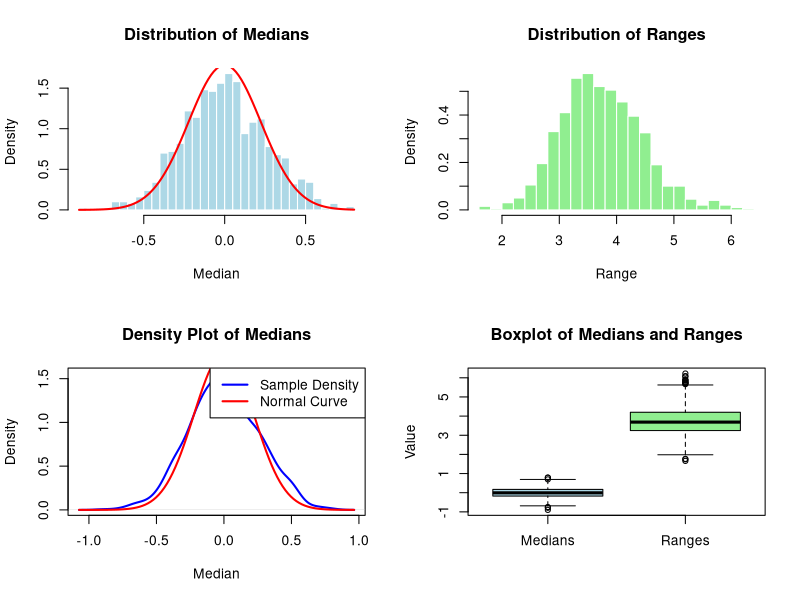

Recreate this plot in R.
# ---------------------------------------
# Experiment
# Distribution of Medians and Ranges
# ---------------------------------------

# Population parameters
mu <- 0
sigma <- 1

# Sample size
n <- 20

# Number of simulations
N_sim <- 1000


# Store results
medians <- numeric(N_sim)
ranges <- numeric(N_sim)


# For reproducibility
set.seed(123)


# ---------------------------------------
# Simulation
# ---------------------------------------

for (i in 1:N_sim) {
  
  # Generate random sample
  data <- rnorm(n,
                mean = mu,
                sd = sigma)
  
  # Calculate median
  medians[i] <- median(data)
  
  # Calculate range
  ranges[i] <- max(data) - min(data)
}


# ---------------------------------------
# Display 4 Graphs
# ---------------------------------------

par(mfrow = c(2, 2))


# ---------------------------------------
# Graph 1: Distribution of Medians
# ---------------------------------------

hist(medians,
     breaks = 30,
     col = "lightblue",
     probability = TRUE,
     main = "Distribution of Medians",
     xlab = "Median",
     border = "white")

curve(dnorm(x,
            mean = mu,
            sd = sigma / sqrt(n)),
      add = TRUE,
      col = "red",
      lwd = 2)


# ---------------------------------------
# Graph 2: Distribution of Ranges
# ---------------------------------------

hist(ranges,
     breaks = 30,
     col = "lightgreen",
     probability = TRUE,
     main = "Distribution of Ranges",
     xlab = "Range",
     border = "white")


# ---------------------------------------
# Graph 3: Density Plot of Medians
# ---------------------------------------

plot(density(medians),
     col = "blue",
     lwd = 2,
     main = "Density Plot of Medians",
     xlab = "Median")

curve(dnorm(x,
            mean = mu,
            sd = sigma / sqrt(n)),
      add = TRUE,
      col = "red",
      lwd = 2)

legend("topright",
       legend = c("Sample Density",
                  "Normal Curve"),
       col = c("blue", "red"),
       lwd = 2)


# ---------------------------------------
# Graph 4: Boxplot
# ---------------------------------------

boxplot(list(Medians = medians,
             Ranges = ranges),
        col = c("lightblue",
                "lightgreen"),
        main = "Boxplot of Medians and Ranges",
        ylab = "Value")


# Reset plot layout
par(mfrow = c(1, 1))


# ---------------------------------------
# Output
# ---------------------------------------

cat("Sample Input and Output:\n")

cat("Since this code generates random data,",
    "the exact numerical results will vary.\n")

cat("However, the graphical outputs will have",
    "a clear pattern.\n\n")


# Mean and SD of medians
cat("Mean of medians:",
    mean(medians),
    " SD of medians:",
    sd(medians),
    "\n")


# Mean and SD of ranges
cat("Mean of ranges:",
    mean(ranges),
    " SD of ranges:",
    sd(ranges),
    "\n")
